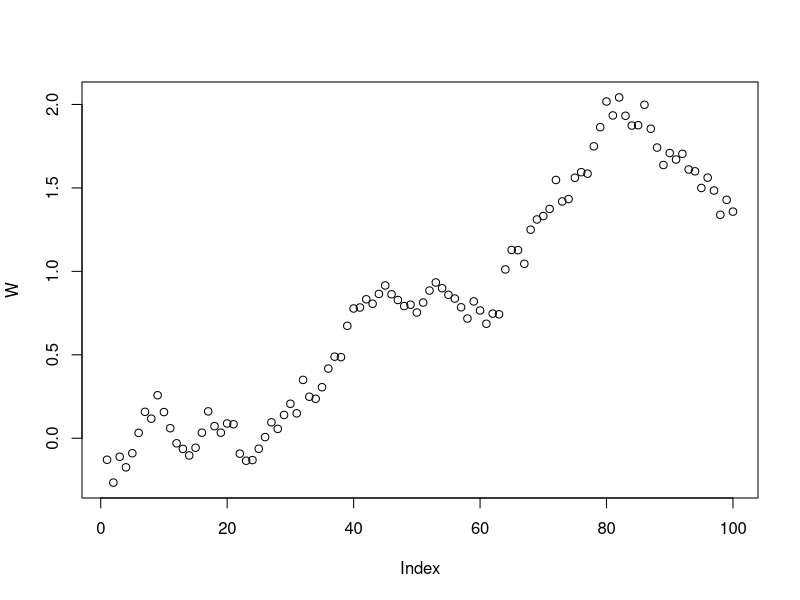
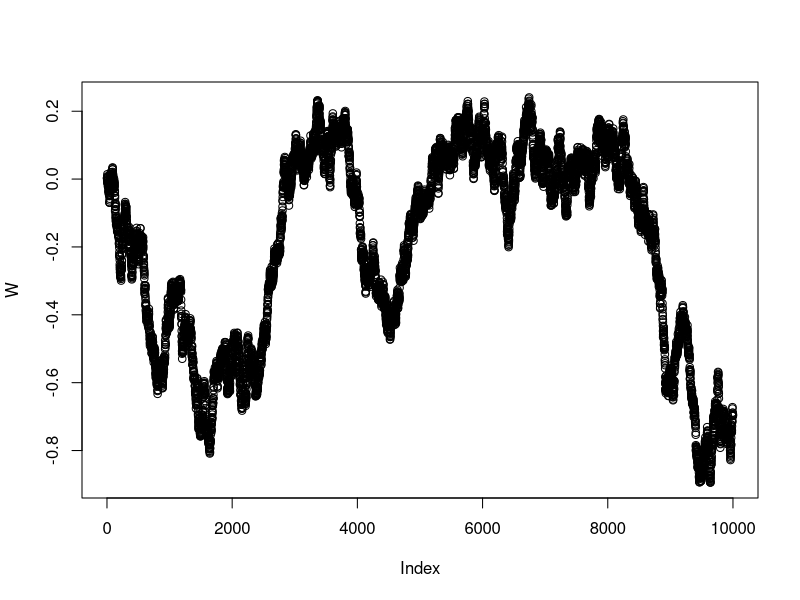

Generate these figures, in order, with R:
## ---- chunk 1
knitr::opts_chunk$set(echo = TRUE)
## ---- chunk 2
BMsimu <- function(simutimes,divide,thereshold){ #Simulate BM 0~1
  count = 0
  for(i in c(1:simutimes)){
    step = rnorm(divide,0,(1/divide)^0.5)
    W = cumsum(step)
    if(min(W)<thereshold){
      count = count+1
      next
    }
  }
  plot(W)
  return(count/simutimes)
}

BMsimu(10000,100,-3)
BMsimu(10000,10000,-3)
